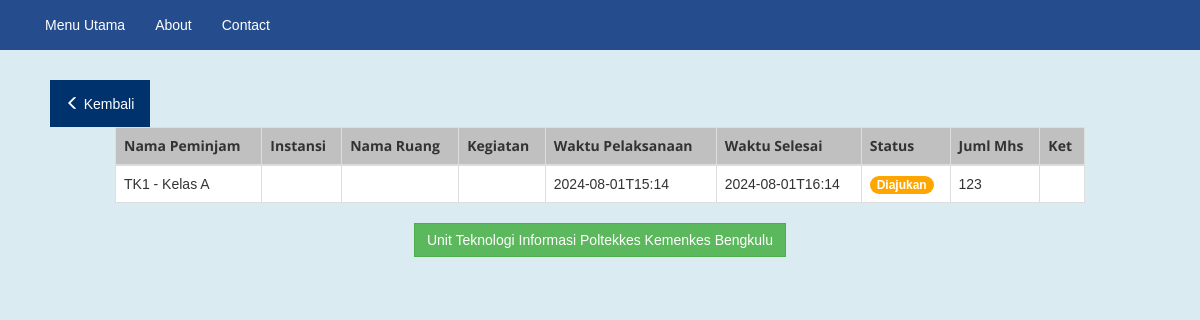
Page /user_detail.php on the earlier database version.
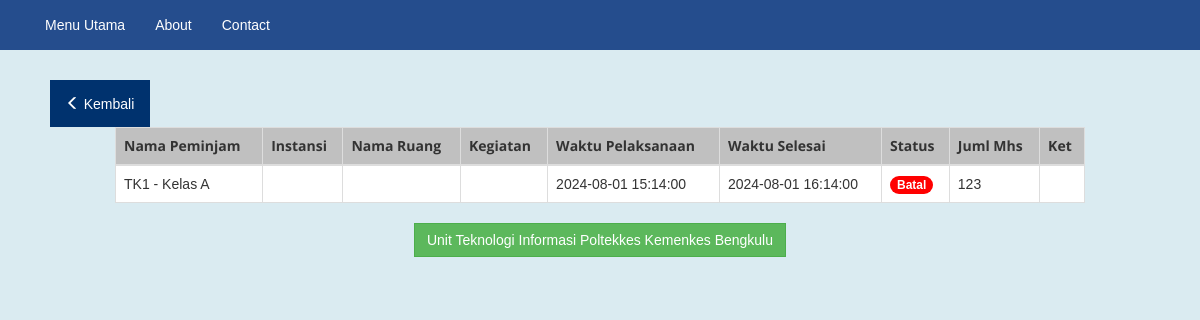
Same page on the later database version.
### tables this page shows
CREATE TABLE `meminjam` (
  `kode_pinjam` int(15) NOT NULL,
  `nama_peminjam` varchar(255) NOT NULL,
  `nama_ruang` varchar(50) NOT NULL,
  `matkul` varchar(255) NOT NULL,
  `dosen` varchar(50) NOT NULL,
  `tgl_pinjam` varchar(50) NOT NULL,
  `start_date` datetime NOT NULL,
  `end_date` datetime NOT NULL,
  `jumlah_mahasiswa` varchar(100) NOT NULL,
  `status` varchar(15) NOT NULL,
  `keterangan` text NOT NULL,
  `color` varchar(25) NOT NULL
);

### user_detail.php (the view, shortened to what this page needs)
<!DOCTYPE html>
<html lang="en">
<head>
  <link rel="stylesheet" href="https://maxcdn.bootstrapcdn.com/bootstrap/3.3.7/css/bootstrap.min.css">
  <link href="./style.css" type="text/css" rel="stylesheet">
  <link rel="stylesheet" type="text/css" href="https://cdn.datatables.net/1.12.1/css/dataTables.bootstrap.min.css">
</head>
<body>
<nav class="navbar">
  <div class="container-fluid">
    <div class="collapse navbar-collapse" id="myNavbar">
      <ul class="nav navbar-nav">
        <li class="active"><a href="./index.php">Menu Utama</a></li>
        <li><a href="#">About</a></li>
        <li><a href="#">Contact</a></li>
      </ul>
    </div>
  </div>
</nav>
<div class="container-fluid">
  <div class="row content">
    <div class="col-sm-2 text-center backtop">
        <br><br><br><br>
        <a href="./index.php"><button class="btn backbutton1"><span class="glyphicon glyphicon-menu-left"></span> Kembali</button></a>
    </div>
  </div>
  <div class="row content">
    <div class="col-sm-1"></div>
      <div class="col-sm-10">
        <div class="table-responsive">
          <table class="table table-bordered table-hover" id="pengajuan" style="width:100%">
            <thead class="text-center">
              <tr>
                <th>Nama Peminjam</th>
                <th>Instansi</th>
                <th>Nama Ruang</th>
                <th>Kegiatan</th>
                <th>Waktu Pelaksanaan</th>
                <th>Waktu Selesai</th>
                <th>Status</th>
                <th>Juml Mhs</th>
                <th>Ket</th>
              </tr>
            </thead>
          <tbody>
    <?php
		include 'koneksi.php';
		$data = mysqli_query($koneksi,"select * from meminjam order by start_date desc");
		while($d = mysqli_fetch_array($data)){
			?>
			<tr>
				<td><?php echo $d['nama_peminjam']; ?></td>
        <td><?php echo $d['instansi_peminjam']; ?></td>
				<td><?php echo $d['nama_ruang']; ?></td>
        <td><?php echo $d['nama_kegiatan']; ?></td>
        <td><?php echo $d['start_date'] ?></td>
				<td><?php echo $d['end_date']; ?></td>
        <td>
          <?php if($d['status'] == 'Disetujui'){
            echo "<span class='badge hijau'>Disetujui</span>";
          }elseif ($d['status'] == 'Diajukan') {
            echo "<span class='badge kuning'>Diajukan</span>";
          }elseif ($d['status'] == 'Batal') {
            echo "<span class='badge merah'>Batal</span>";
          }else{
            echo "<span class='badge biru'>Selesai</span>";
          } ?>
          </td>
        <td><?php echo $d['jumlah_mahasiswa']; ?></td>
        <td><?php echo $d['keterangan']; ?></td>
			</tr>
			<?php
		}
	?>
    </tbody>
    </table>
    </div>
    </div>
    <div class="col-sm-1"></div>
</div>
  <div class="row content">
    <div class="col-md-3"></div>
      <div class="col-md-6 text-center"><a target="_blank" class="btn btn-success">Unit Teknologi Informasi Poltekkes Kemenkes Bengkulu</a></div>
    <div class="col-md-3"></div>
  </div>
</div>
</body>
</html>

Differences in the rows shown:
changed meminjam "TK1 - Kelas A": start_date "2024-08-01T15:14" → "2024-08-01 15:14:00"; end_date "2024-08-01T16:14" → "2024-08-01 16:14:00"; status "Diajukan" → "Batal"
